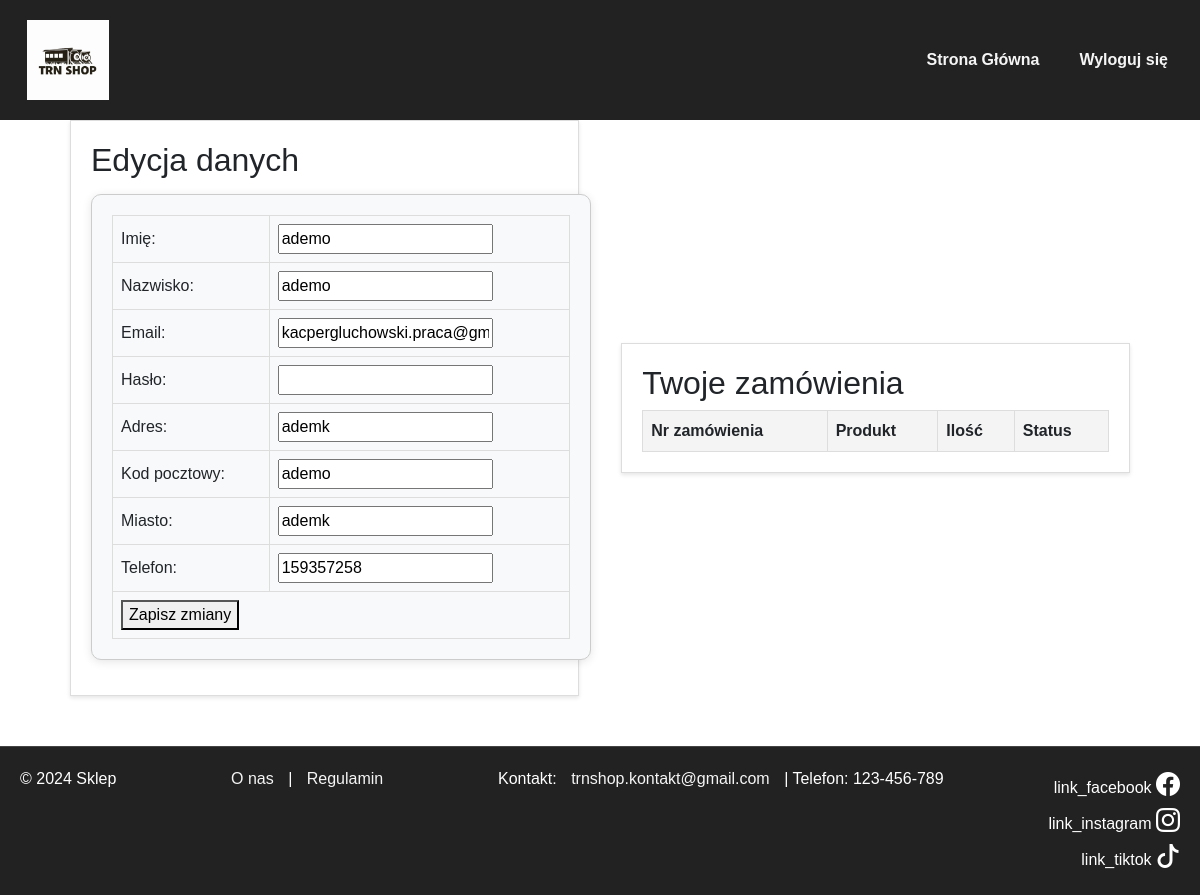
/panel_klienta.php (signed in), run on an earlier commit of the app's database.
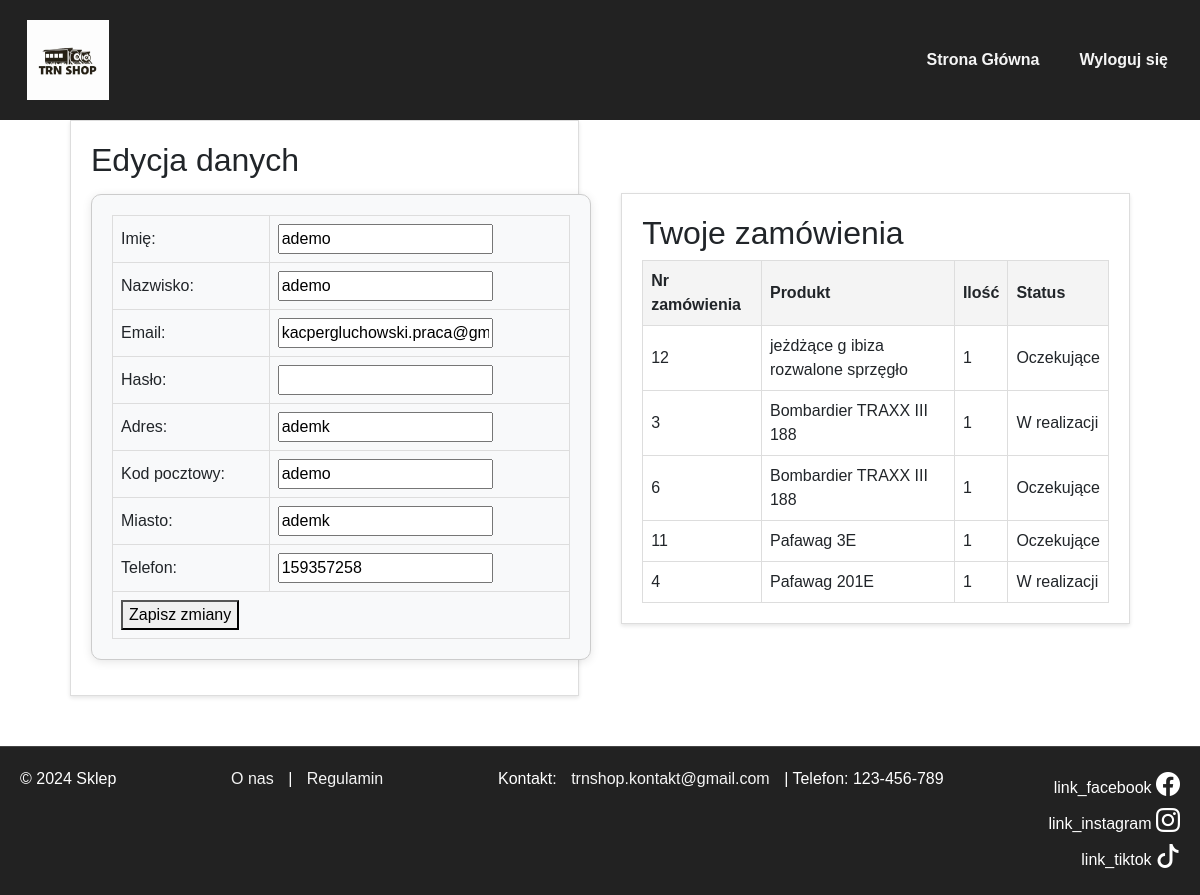
And on a later commit of the database.
### tables this page shows
CREATE TABLE `uzytkownicy` (
                               `id` int(11) NOT NULL,
                               `imie` varchar(50) NOT NULL,
                               `nazwisko` varchar(50) NOT NULL,
                               `email` varchar(100) NOT NULL,
                               `haslo` varchar(255) NOT NULL,
                               `adres` varchar(255) DEFAULT NULL,
                               `kod_pocztowy` char(6) DEFAULT NULL,
                               `miasto` varchar(100) DEFAULT NULL,
                               `telefon` varchar(22) DEFAULT NULL,
                               `created_at` timestamp NOT NULL DEFAULT current_timestamp()
);

CREATE TABLE `zamowienia` (
                              `id` int(11) NOT NULL,
                              `id_klient` int(11) NOT NULL,
                              `id_produkt` int(11) NOT NULL,
                              `ilosc` int(11) NOT NULL,
                              `status` varchar(35) NOT NULL DEFAULT 'przyjęte',
                              `imie` varchar(50) NOT NULL,
                              `nazwisko` varchar(50) NOT NULL,
                              `adres` varchar(100) NOT NULL,
                              `miasto` varchar(50) NOT NULL,
                              `kod_pocztowy` char(6) NOT NULL,
                              `email` varchar(50) NOT NULL,
                              `status_platnosci` varchar(20) NOT NULL DEFAULT 'nieopłacone',
                              `data` datetime NOT NULL,
                              `telefon` varchar(20) NOT NULL
);

CREATE TABLE `produkty` (
                            `id` int(11) NOT NULL,
                            `nazwa` varchar(50) NOT NULL,
                            `cena` decimal(10,0) NOT NULL,
                            `id_kategoria` int(11) NOT NULL,
                            `opis` text NOT NULL
);

### panel_klienta.php (the view, shortened to what this page needs)
<?php
$mysqli = new mysqli("127.0.0.1", "szefkacpaSQL", "x2J2_6iX$9_#T5", "szefkacpa3");
$klient_id = $_SESSION['id'];
$sql_klient = "SELECT imie, nazwisko, email, adres, kod_pocztowy, miasto, telefon FROM uzytkownicy WHERE id = ?";
$stmt_klient = $mysqli->prepare($sql_klient);
$stmt_klient->bind_param("i", $klient_id);
$stmt_klient->execute();
$dane_klienta = $stmt_klient->get_result()->fetch_assoc();
$sql_zamowienia = "SELECT z.id, p.nazwa, z.ilosc, z.status FROM zamowienia z INNER JOIN produkty p ON z.id_produkt = p.id WHERE z.id_klient = ?";
$stmt_zamowienia = $mysqli->prepare($sql_zamowienia);
$stmt_zamowienia->bind_param("i", $klient_id);
$stmt_zamowienia->execute();
$zamowienia = $stmt_zamowienia->get_result();
?>
<!DOCTYPE html>
<html lang="pl">
<head>
    <link href="https://cdn.jsdelivr.net/npm/bootstrap@5.3.0-alpha1/dist/css/bootstrap.min.css" rel="stylesheet">
    <link href="https://cdn.jsdelivr.net/npm/bootstrap-icons/font/bootstrap-icons.css" rel="stylesheet">
    <link href="styl_1.css" rel="stylesheet">
</head>
<body>
<nav class="navbar navbar-expand-lg navbar-dark">
    <div class="container-fluid">
        <a class="navbar-brand" href="index.php">
            <img src="logo.jpg" alt="Logo Sklepu">
        </a>
        <div class="collapse navbar-collapse">
            <ul class="navbar-nav ms-auto">
                <li class="nav-item">
                    <a class="menu_button nav-link btn btn-outline-light" href="index.php">Strona Główna</a>
                </li>
                <li class="nav-item">
                    <a class="menu_button nav-link btn btn-outline-success" id="do_logout" href="logout.php">Wyloguj się</a>
                </li>
            </ul>
        </div>
    </div>
</nav>
<div class="container">
    <div class="block">
        <h2>Edycja danych</h2>
        <form action="<?= htmlspecialchars($_SERVER['PHP_SELF']) ?>" method="POST">
            <table>
                <tr>
                    <td><label for="imie">Imię:</label></td>
                    <td><input type="text" id="imie" name="imie" value="<?= htmlspecialchars($dane_klienta['imie']) ?>" contenteditable="false"></td>
                </tr>
                <tr>
                    <td><label for="nazwisko">Nazwisko:</label></td>
                    <td><input type="text" id="nazwisko" name="nazwisko" value="<?= htmlspecialchars($dane_klienta['nazwisko']) ?>" contenteditable="false"></td>
                </tr>
                <tr>
                    <td><label for="email">Email:</label></td>
                    <td><input type="email" id="email" name="email" value="<?= htmlspecialchars($dane_klienta['email']) ?>" contenteditable="false"></td>
                </tr>
                <tr>
                    <td><label for="haslo">Hasło:</label></td>
                    <td><input type="password" id="haslo" name="haslo" required></td>
                </tr>
                <tr>
                    <td><label for="adres">Adres:</label></td>
                    <td><input type="text" id="adres" name="adres" value="<?= htmlspecialchars($dane_klienta['adres']) ?>" required></td>
                </tr>
                <tr>
                    <td><label for="kod_pocztowy">Kod pocztowy:</label></td>
                    <td><input type="text" id="kod_pocztowy" name="kod_pocztowy" value="<?= htmlspecialchars($dane_klienta['kod_pocztowy']) ?>" required></td>
                </tr>
                <tr>
                    <td><label for="miasto">Miasto:</label></td>
                    <td><input type="text" id="miasto" name="miasto" value="<?= htmlspecialchars($dane_klienta['miasto']) ?>" required></td>
                </tr>
                <tr>
                    <td><label for="telefon">Telefon:</label></td>
                    <td><input type="text" id="telefon" name="telefon" value="<?= htmlspecialchars($dane_klienta['telefon']) ?>" required></td>
                </tr>
                <tr>
                    <td colspan="2"><button type="submit">Zapisz zmiany</button></td>
                </tr>
            </table>
        </form>
    </div>
    <div class="block">
        <h2>Twoje zamówienia</h2>
        <table>
            <thead>
            <tr>
                <th>Nr zamówienia</th>
                <th>Produkt</th>
                <th>Ilość</th>
                <th>Status</th>
            </tr>
            </thead>
            <tbody>
            <?php while ($row = $zamowienia->fetch_assoc()): ?>
                <tr>
                    <td><?= htmlspecialchars($row['id']) ?></td>
                    <td><?= htmlspecialchars($row['nazwa']) ?></td>
                    <td><?= htmlspecialchars($row['ilosc']) ?></td>
                    <td><?= htmlspecialchars($row['status']) ?></td>
                </tr>
            <?php endwhile; ?>
            </tbody>
        </table>
    </div>
</div>
<footer>
    <div>© 2024 Sklep</div>
    <div>
        <a href="o_nas.php">O nas</a>
        |
        <a href="regulamin.php">Regulamin</a></div>
    <p>Kontakt: <a href="mailto:trnshop.kontakt@gmail.com">trnshop.kontakt@gmail.com</a> | Telefon: 123-456-789</p>
    <div class="social-icons">
        <div><span>link_facebook</span> <i class="bi bi-facebook"></i></div>
        <div><span>link_instagram</span> <i class="bi bi-instagram"></i></div>
        <div><span>link_tiktok</span> <i class="bi bi-tiktok"></i></div>
    </div>
</footer>
</body>
</html>

### styl_1.css (style rules this page uses)
body { font-family: Arial, sans-serif; margin: 0; padding: 0; min-height: 100vh; display: flex; flex-direction: column; }
.navbar { background-color: #222; height: 120px; }
.navbar a { color: white; font-weight: bold; padding: 10px 15px; }
.navbar-brand img { height: 80px; }
.navbar-nav .nav-item .nav-link { color: #f5f5f5; padding: 10px 15px; }
.container { flex: 1; display: flex; justify-content: center; align-items: center; padding-top: 0px; padding-right: 40px; padding-bottom: 50px; padding-left: 40px; background-color: #fff; }
footer { background-color: #222; color: white; padding: 20px; display: flex; justify-content: space-between; border-top: 1px solid #444; }
footer .social-icons { display: flex; flex-direction: column; align-items: flex-end; }
footer .social-icons i { font-size: 24px; margin: 5px 0; color: white; }
footer a { color: #f5f5f5; text-decoration: none; margin: 0 10px; }
.menu_button { margin: 5px; }
form { margin: 15px auto; width: 500px; padding: 20px; border: 1px solid #ccc; border-radius: 10px; background-color: #f8f9fa; box-shadow: 0 2px 10px rgba(0, 0, 0, 0.1); }

### panel_klienta.php (style rules this page uses)
.container { display: flex; justify-content: space-between; gap: 20px; }
.block { width: 48%; border: 1px solid #ddd; padding: 20px; box-shadow: 0 2px 4px rgba(0, 0, 0, 0.1); }
table { width: 100%; border-collapse: collapse; }
table th, table td { border: 1px solid #ddd; padding: 8px; text-align: left; }
table th { background-color: #f4f4f4; }

What changed in the data, as far as the page shows it:
added zamowienia: id "12", id_produkt.nazwa "jeżdżące g ibiza rozwalone sprzęgło", ilosc "1", status "Oczekujące"
added zamowienia: id "3", id_produkt.nazwa "Bombardier TRAXX III 188", ilosc "1", status "W realizacji"
added zamowienia: id "6", id_produkt.nazwa "Bombardier TRAXX III 188", ilosc "1", status "Oczekujące"
added zamowienia: id "11", id_produkt.nazwa "Pafawag 3E", ilosc "1", status "Oczekujące"
added zamowienia: id "4", id_produkt.nazwa "Pafawag 201E", ilosc "1", status "W realizacji"
